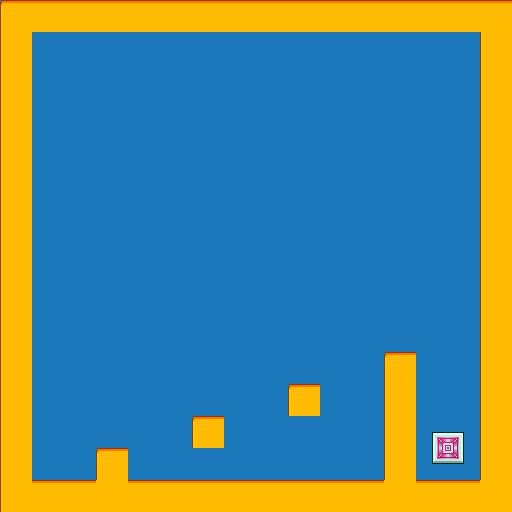

Below is a game level as drawn by its tile map, then a one-line description and the .tmx file that defines it, in full:
An orthogonal 16x16 tile map with 32x32 px tiles, 2 tile layers (background, foreground), 3 tilesets and 10 objects.

<map version="1.10" tiledversion="1.10.2" orientation="orthogonal" renderorder="right-down" width="16" height="16" tilewidth="32" tileheight="32" infinite="0" nextlayerid="6" nextobjectid="13">
 <tileset firstgid="1" name="dark-bluegrey" tilewidth="32" tileheight="32" tilecount="36" columns="6">
  <image source="../../sprites/dark-bluegrey.png" width="192" height="192" />
 </tileset>
 <tileset firstgid="37" name="light-gold" tilewidth="32" tileheight="32" tilecount="36" columns="6">
  <image source="../../sprites/light-gold.png" width="192" height="192" />
 </tileset>
 <tileset firstgid="73" name="exit_block" tilewidth="32" tileheight="32" tilecount="9" columns="3">
  <image source="../../sprites/exit_block.png" width="96" height="96" />
 </tileset>
 <layer id="1" name="background" width="16" height="16">
  <data encoding="csv">
22,22,22,22,22,22,22,22,22,22,22,22,22,22,22,22,
22,22,22,22,22,22,22,22,22,22,22,22,22,22,22,22,
22,22,22,22,22,22,22,22,22,22,22,22,22,22,22,22,
22,22,22,22,22,22,22,22,22,22,22,22,22,22,22,22,
22,22,22,22,22,22,22,22,22,22,22,22,22,22,22,22,
22,22,22,22,22,22,22,22,22,22,22,22,22,22,22,22,
22,22,22,22,22,22,22,22,22,22,22,22,22,22,22,22,
22,22,22,22,22,22,22,22,22,22,22,22,22,22,22,22,
22,22,22,22,22,22,22,22,22,22,22,22,22,22,22,22,
22,22,22,22,22,22,22,22,22,22,22,22,22,22,22,22,
22,22,22,22,22,22,22,22,22,22,22,22,22,22,22,22,
22,22,22,22,22,22,22,22,22,22,22,22,22,22,22,22,
22,22,22,22,22,22,22,22,22,22,22,22,22,22,22,22,
22,22,22,22,22,22,22,22,22,22,22,22,22,22,22,22,
22,22,22,22,22,22,22,22,22,22,22,22,22,22,22,22,
22,22,22,22,22,22,22,22,22,22,22,22,22,22,22,22
</data>
 </layer>
 <layer id="2" name="foreground" width="16" height="16">
  <data encoding="csv">
37,40,40,40,40,40,40,40,40,40,40,40,40,40,40,40,
55,0,0,0,0,0,0,0,0,0,0,0,0,0,0,55,
55,0,0,0,0,0,0,0,0,0,0,0,0,0,0,55,
55,0,0,0,0,0,0,0,0,0,0,0,0,0,0,55,
55,0,0,0,0,0,0,0,0,0,0,0,0,0,0,55,
55,0,0,0,0,0,0,0,0,0,0,0,0,0,0,55,
55,0,0,0,0,0,0,0,0,0,0,0,0,0,0,55,
55,0,0,0,0,0,0,0,0,0,0,0,0,0,0,55,
55,0,0,0,0,0,0,0,0,0,0,0,0,0,0,55,
55,0,0,0,0,0,0,0,0,0,0,0,0,0,0,55,
55,0,0,0,0,0,0,0,0,0,0,0,0,0,0,55,
55,0,0,0,0,0,0,0,0,0,0,0,37,0,0,55,
55,0,0,0,0,0,0,0,0,37,0,0,55,0,0,55,
55,0,0,0,0,0,37,0,0,0,0,0,55,77,78,55,
55,0,0,37,0,0,0,0,0,0,0,0,55,80,81,55,
55,40,40,58,40,40,40,40,40,40,40,40,58,40,40,58
</data>
 </layer>
 <objectgroup id="3" name="exit">
  <object id="1" x="432" y="432" width="32" height="32" />
 </objectgroup>
 <objectgroup id="4" name="player">
  <object id="2" x="40" y="464" width="16" height="16" />
 </objectgroup>
 <objectgroup id="5" name="platforms" visible="0">
  <object id="3" x="0" y="0" width="512" height="32" />
  <object id="4" x="0" y="480" width="512" height="32" />
  <object id="5" x="480" y="32" width="32" height="448" />
  <object id="6" x="0" y="32" width="32" height="448" />
  <object id="7" x="96" y="448" width="32" height="32" />
  <object id="8" x="192" y="416" width="32" height="32" />
  <object id="11" x="288" y="384" width="32" height="32" />
  <object id="12" x="384" y="352" width="32" height="128" />
 </objectgroup>
</map>
